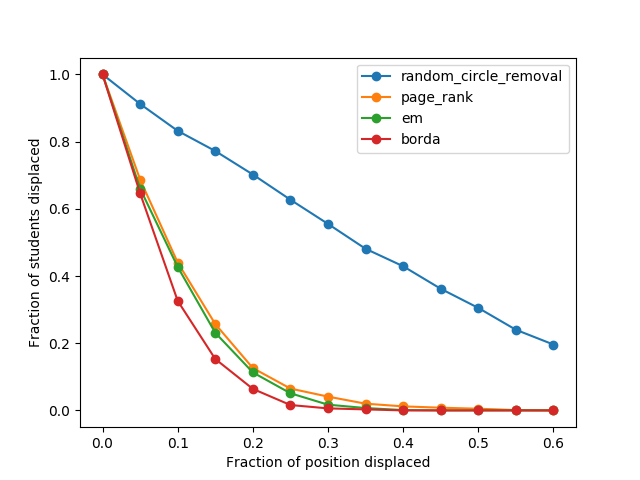

Python code for this plot:
#!/usr/bin/python3

import matplotlib.pyplot as plt

from random_circle_removal import random_circle_removal
from gradings import get_gradings
from PageRank import page_rank
from EM import em
from borda_ordering import borda_ordering

n = 1000
k = 6
ranking_algo = ['random_circle_removal', 'page_rank', 'em', 'borda']

def displacement(rankings):
    displacement_percentage = [0, 0.05, 0.1, 0.15, 0.2, 0.25, 0.3, 0.35, 0.4, 0.45, 0.5, 0.55, 0.6]
    displacements = []

    for ranking in rankings:
        number = {percentage: 0 for percentage in displacement_percentage}
        for i in range(1, n + 1):
            for percentage in displacement_percentage:
                if abs(ranking[i - 1] - i) / n >= percentage:
                    number[percentage] += 1
        displacements.append([number[p] / n for p in displacement_percentage])

    return displacement_percentage, displacements

def interval_displacement(rankings):
    plt.figure(2)
    displacement_percentage = [0.05, 0.1, 0.15, 0.2, 0.25, 0.3, 0.35, 0.4, 0.45, 0.5, 0.55, 0.6, 0.65, 0.7, 0.75, 0.8, 0.85, 0.9, 0.95, 1]
    displacements = []

    for ranking in rankings:
        number = {percentage: 0 for percentage in displacement_percentage}
        for j in range(len(displacement_percentage)):
            s = set(ranking[0: int(displacement_percentage[j] * n)])
            for i in range(1, n + 1):
                if i > displacement_percentage[j] * n:
                    break
                if i in s:
                    number[displacement_percentage[j]] += 1
        displacements.append([number[p] / (n * p) for p in displacement_percentage])

    return displacement_percentage, displacements

def distribution20(rankings):
    plt.figure(3)
    interval_percentage = [0.1, 0.15, 0.2, 0.25, 0.3, 0.35, 0.4, 0.45, 0.5, 0.55, 0.6, 0.65, 0.7, 0.75]
    distributions = []

    for ranking in rankings:
        r = set(ranking[0: int(n * 0.2)])
        number = {percentage: 0 for percentage in interval_percentage}
        for i in interval_percentage:
            for j in range(int(n * (i - 0.05) + 1), int(n * i + 1)):
                if j in r:
                    number[i] += 1
        distributions.append([number[p] / (n * 0.05) for p in interval_percentage])

    return interval_percentage, distributions

def display(x, y, id):
    plt.figure(id)

    handles = []
    for i in range(len(y)):
        line, = plt.plot(x, y[i], marker = 'o', label = ranking_algo[i])
        handles.append(line)
    plt.legend(handles = handles)
    plt.ylabel('Fraction of students displaced')
    plt.xlabel('Fraction of position displaced')
    plt.show()

if __name__ == '__main__':
    gradings = get_gradings(n, k)
    ranking_rcr = random_circle_removal(gradings)
    ranking_pr = page_rank(gradings)
    ranking_em = em(gradings)
    ranking_b = borda_ordering(gradings)
    rankings = [ranking_rcr, ranking_pr, ranking_em, ranking_b]

    x, y = displacement(rankings)
    display(x, y, 1)
    x, y = interval_displacement(rankings)
    display(x, y, 2)
    x, y = distribution20(rankings)
    display(x, y, 3)
